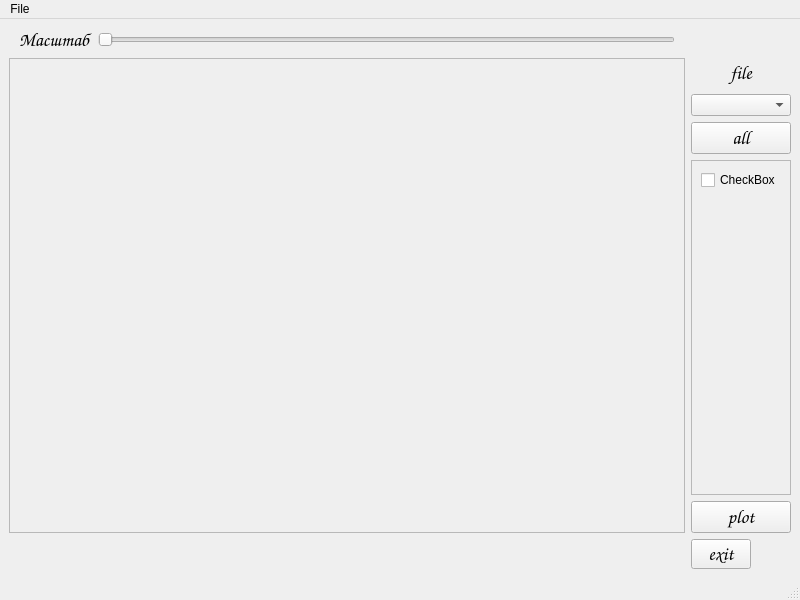
<?xml version="1.0" encoding="UTF-8"?>
<ui version="4.0">
 <class>MainWindow</class>
 <widget class="QMainWindow" name="MainWindow">
  <property name="geometry">
   <rect>
    <x>0</x>
    <y>0</y>
    <width>800</width>
    <height>600</height>
   </rect>
  </property>
  <property name="windowTitle">
   <string>MainWindow</string>
  </property>
  <widget class="QWidget" name="centralwidget">
   <layout class="QGridLayout" name="gridLayout">
    <item row="1" column="1">
     <widget class="QScrollArea" name="scrollArea">
      <property name="widgetResizable">
       <bool>true</bool>
      </property>
      <property name="alignment">
       <set>Qt::AlignHCenter|Qt::AlignTop</set>
      </property>
      <widget class="QWidget" name="scrollAreaWidgetContents">
       <property name="geometry">
        <rect>
         <x>0</x>
         <y>0</y>
         <width>668</width>
         <height>469</height>
        </rect>
       </property>
       <layout class="QGridLayout" name="gridLayout_2">
        <property name="sizeConstraint">
         <enum>QLayout::SetMinimumSize</enum>
        </property>
        <property name="leftMargin">
         <number>0</number>
        </property>
        <property name="topMargin">
         <number>0</number>
        </property>
        <property name="rightMargin">
         <number>0</number>
        </property>
        <property name="bottomMargin">
         <number>0</number>
        </property>
        <property name="spacing">
         <number>0</number>
        </property>
        <item row="0" column="0">
         <widget class="QWidget" name="widgetCanvas" native="true">
          <property name="sizePolicy">
           <sizepolicy hsizetype="Expanding" vsizetype="Expanding">
            <horstretch>0</horstretch>
            <verstretch>0</verstretch>
           </sizepolicy>
          </property>
          <property name="minimumSize">
           <size>
            <width>0</width>
            <height>100</height>
           </size>
          </property>
          <property name="maximumSize">
           <size>
            <width>16777215</width>
            <height>16777215</height>
           </size>
          </property>
         </widget>
        </item>
       </layout>
      </widget>
     </widget>
    </item>
    <item row="2" column="2">
     <widget class="QPushButton" name="exitButton">
      <property name="minimumSize">
       <size>
        <width>60</width>
        <height>30</height>
       </size>
      </property>
      <property name="maximumSize">
       <size>
        <width>40</width>
        <height>30</height>
       </size>
      </property>
      <property name="font">
       <font>
        <family>Comic Sans MS</family>
        <pointsize>14</pointsize>
       </font>
      </property>
      <property name="text">
       <string>exit</string>
      </property>
     </widget>
    </item>
    <item row="0" column="1">
     <layout class="QHBoxLayout" name="horizontalLayout_3">
      <property name="leftMargin">
       <number>10</number>
      </property>
      <property name="rightMargin">
       <number>10</number>
      </property>
      <item>
       <widget class="QLabel" name="label">
        <property name="font">
         <font>
          <family>Comic Sans MS</family>
          <pointsize>14</pointsize>
         </font>
        </property>
        <property name="text">
         <string>Масштаб</string>
        </property>
       </widget>
      </item>
      <item>
       <widget class="QSlider" name="horizontalSlider">
        <property name="orientation">
         <enum>Qt::Horizontal</enum>
        </property>
       </widget>
      </item>
     </layout>
    </item>
    <item row="2" column="1">
     <layout class="QHBoxLayout" name="horizontalLayout_2">
      <item>
       <spacer name="horizontalSpacer">
        <property name="orientation">
         <enum>Qt::Horizontal</enum>
        </property>
        <property name="sizeType">
         <enum>QSizePolicy::Expanding</enum>
        </property>
        <property name="sizeHint" stdset="0">
         <size>
          <width>200</width>
          <height>20</height>
         </size>
        </property>
       </spacer>
      </item>
      <item>
       <layout class="QVBoxLayout" name="verticalLayout_2">
        <item>
         <widget class="QWidget" name="widgetToolbar" native="true"/>
        </item>
       </layout>
      </item>
      <item>
       <spacer name="horizontalSpacer_2">
        <property name="orientation">
         <enum>Qt::Horizontal</enum>
        </property>
        <property name="sizeType">
         <enum>QSizePolicy::Expanding</enum>
        </property>
        <property name="sizeHint" stdset="0">
         <size>
          <width>200</width>
          <height>20</height>
         </size>
        </property>
       </spacer>
      </item>
     </layout>
    </item>
    <item row="1" column="2">
     <layout class="QVBoxLayout" name="verticalLayout_3">
      <property name="rightMargin">
       <number>0</number>
      </property>
      <item>
       <layout class="QVBoxLayout" name="verticalLayout_6">
        <property name="sizeConstraint">
         <enum>QLayout::SetMinimumSize</enum>
        </property>
        <item>
         <widget class="QLabel" name="label_4">
          <property name="minimumSize">
           <size>
            <width>100</width>
            <height>30</height>
           </size>
          </property>
          <property name="maximumSize">
           <size>
            <width>100</width>
            <height>30</height>
           </size>
          </property>
          <property name="font">
           <font>
            <family>Comic Sans MS</family>
            <pointsize>14</pointsize>
           </font>
          </property>
          <property name="text">
           <string>file</string>
          </property>
          <property name="alignment">
           <set>Qt::AlignCenter</set>
          </property>
         </widget>
        </item>
        <item>
         <widget class="QComboBox" name="comboBox_3">
          <property name="minimumSize">
           <size>
            <width>100</width>
            <height>0</height>
           </size>
          </property>
          <property name="maximumSize">
           <size>
            <width>100</width>
            <height>16777215</height>
           </size>
          </property>
         </widget>
        </item>
        <item>
         <widget class="QPushButton" name="pushButton_5">
          <property name="minimumSize">
           <size>
            <width>100</width>
            <height>0</height>
           </size>
          </property>
          <property name="maximumSize">
           <size>
            <width>100</width>
            <height>16777215</height>
           </size>
          </property>
          <property name="font">
           <font>
            <family>Comic Sans MS</family>
            <pointsize>14</pointsize>
           </font>
          </property>
          <property name="text">
           <string>all</string>
          </property>
         </widget>
        </item>
        <item>
         <layout class="QVBoxLayout" name="verticalLayout_10">
          <property name="sizeConstraint">
           <enum>QLayout::SetMinimumSize</enum>
          </property>
          <item>
           <widget class="QScrollArea" name="scrollArea_5">
            <property name="sizePolicy">
             <sizepolicy hsizetype="Fixed" vsizetype="Expanding">
              <horstretch>0</horstretch>
              <verstretch>0</verstretch>
             </sizepolicy>
            </property>
            <property name="minimumSize">
             <size>
              <width>100</width>
              <height>0</height>
             </size>
            </property>
            <property name="maximumSize">
             <size>
              <width>100</width>
              <height>16777215</height>
             </size>
            </property>
            <property name="widgetResizable">
             <bool>true</bool>
            </property>
            <property name="alignment">
             <set>Qt::AlignLeading|Qt::AlignLeft|Qt::AlignVCenter</set>
            </property>
            <widget class="QWidget" name="scrollAreaWidgetContents_5">
             <property name="geometry">
              <rect>
               <x>0</x>
               <y>0</y>
               <width>98</width>
               <height>321</height>
              </rect>
             </property>
             <layout class="QFormLayout" name="formLayout_2">
              <property name="fieldGrowthPolicy">
               <enum>QFormLayout::AllNonFixedFieldsGrow</enum>
              </property>
              <item row="0" column="0">
               <widget class="QCheckBox" name="checkBox_8">
                <property name="text">
                 <string>CheckBox</string>
                </property>
               </widget>
              </item>
             </layout>
            </widget>
           </widget>
          </item>
          <item>
           <widget class="QPushButton" name="pushButton_4">
            <property name="minimumSize">
             <size>
              <width>100</width>
              <height>0</height>
             </size>
            </property>
            <property name="maximumSize">
             <size>
              <width>100</width>
              <height>16777215</height>
             </size>
            </property>
            <property name="font">
             <font>
              <family>Comic Sans MS</family>
              <pointsize>14</pointsize>
             </font>
            </property>
            <property name="text">
             <string>plot</string>
            </property>
           </widget>
          </item>
         </layout>
        </item>
       </layout>
      </item>
     </layout>
    </item>
   </layout>
  </widget>
  <widget class="QMenuBar" name="menubar">
   <property name="geometry">
    <rect>
     <x>0</x>
     <y>0</y>
     <width>800</width>
     <height>21</height>
    </rect>
   </property>
   <widget class="QMenu" name="menuFile">
    <property name="title">
     <string>File</string>
    </property>
    <addaction name="actionOpen"/>
   </widget>
   <addaction name="menuFile"/>
  </widget>
  <widget class="QStatusBar" name="statusbar"/>
  <action name="actionOpen">
   <property name="text">
    <string>Open</string>
   </property>
  </action>
 </widget>
 <resources/>
 <connections/>
</ui>
